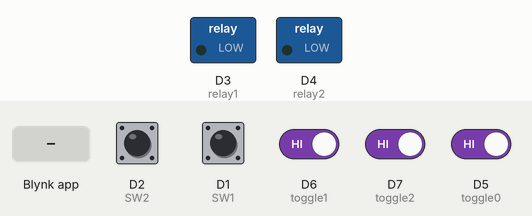
A sketch run on a simulated ESP8266 (NodeMCU). Shown: switched loads named in the sketch (green lamp = pin HIGH). The inputs (shaded band) are chosen by the test bench; at power-on: D1 (SW1), D2 (SW2), D5 (toggle0), D6 (toggle1), D7 (toggle2) HIGH. WiFi joins after 1.5 s; servers stay silent unless stated.

Above: at 3.0 s.
3.1 s: D2 (SW2) pulled LOW for 0.15 s
At 4.2 s:
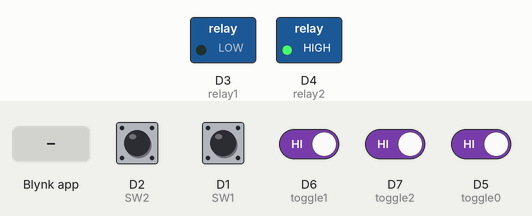
4.7 s: D1 (SW1) pulled LOW for 0.15 s
At 5.4 s:
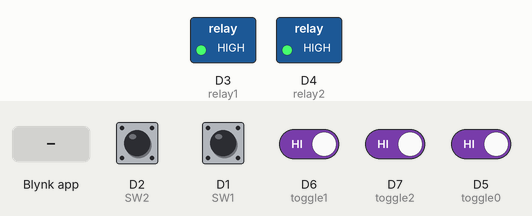
6.3 s: Blynk app writes 0 to V2
At 7.5 s:
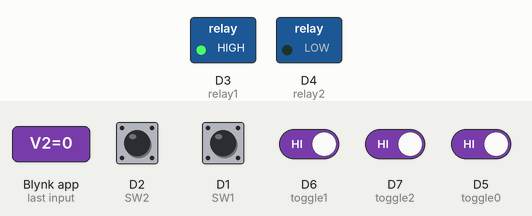
7.8 s: Blynk app writes 0 to V1
At 8.7 s:
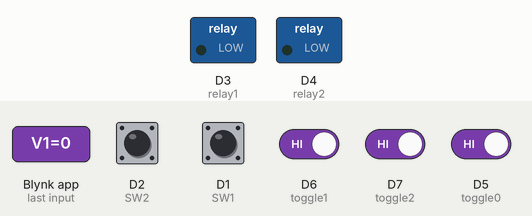
9.3 s: Blynk app writes 1 to V1
At 9.9 s:
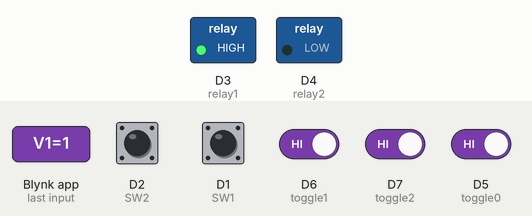
Timing chart, 0 to 11.8 s (numbered marks = the images above; inputs shaded):
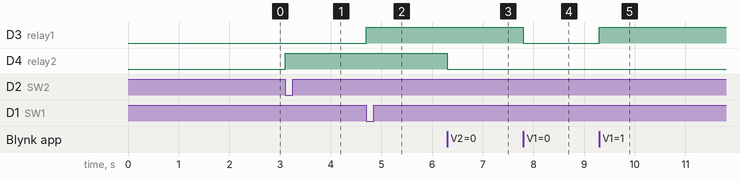

The sketch:

UJK_SMARTHOME.ino
```cpp
#define BLYNK_PRINT Serial

#define BLYNK_TEMPLATE_ID "TMPL6EJb7Alfd"
#define BLYNK_TEMPLATE_NAME "Smart Home"
#define BLYNK_AUTH_TOKEN "6gw1c30ydkQ9tcosl7VC7aqlGUEkr9Z4"

#include <ESP8266WiFi.h>
#include <BlynkSimpleEsp8266.h>

char ssid[] = "Redmi 9";
char pass[] = "zizizizi";

const int SW1 = D1;
const int SW2 = D2;
const int relay1 = D3;
const int relay2 = D4;
const int toggle0 = D5;
const int toggle1 = D6;
const int toggle2 = D7;
int nilaibutton1, nilaibutton2;
int kondisiRelay1, kondisiRelay2;
int state1, state2;

bool bacaTog0, bacaTog1, bacaTog2;

BlynkTimer timer;

BLYNK_CONNECTED() {
  Blynk.syncAll();
}

// kontrol relay 1 dari Blynk
BLYNK_WRITE(V1) {
  kondisiRelay1 = param.asInt();
  digitalWrite(relay1, kondisiRelay1);
}

// kontrol relay 2 dari Blynk
BLYNK_WRITE(V2) {
  kondisiRelay2 = param.asInt();
  digitalWrite(relay2, kondisiRelay2);
}

void smarthome() {
  bacaTog0 = digitalRead(toggle0);
  bacaTog1 = digitalRead(toggle1);
  bacaTog2 = digitalRead(toggle2);

  Blynk.virtualWrite(V0, "Hello, ini adalah project smart home!");

  if (bacaTog0 == 0) {
    Blynk.virtualWrite(V3, "Pintu Utama Tertutup");
    Blynk.virtualWrite(V6, 0);
  } else {
    Blynk.virtualWrite(V3, "Pintu Utama Terbuka");
    Blynk.virtualWrite(V6, 1);
    Blynk.logEvent("pintu_utama", String("telah terbuka!"));
  }

  if (bacaTog1 == 0) {
    Blynk.virtualWrite(V4, "Pintu Belakang Tertutup");
    Blynk.virtualWrite(V7, 0);
  } else {
    Blynk.virtualWrite(V4, "Pintu Belakang Terbuka");
    Blynk.virtualWrite(V7, 1);
    Blynk.logEvent("pintu_belakang", String("telah terbuka!"));
  }

  if (bacaTog2 == 0) {
    Blynk.virtualWrite(V5, "Jendela Samping Tertutup");
    Blynk.virtualWrite(V8, 0);
  } else {
    Blynk.virtualWrite(V5, "Jendela Samping Terbuka");
    Blynk.virtualWrite(V8, 1);
    Blynk.logEvent("jendela_samping", String("telah terbuka!"));
  }

  nilaibutton1 = digitalRead(SW1);  //push button sebagai input relay 1
  if (nilaibutton1 == 0) {
    if (state1 != 0) {
      kondisiRelay1 = !kondisiRelay1;
      digitalWrite(relay1, kondisiRelay1);
      Blynk.virtualWrite(V1, kondisiRelay1);
    }
    state1 = 0;
  } else {
    state1 = 1;
  }

  nilaibutton2 = digitalRead(SW2);  //push button sebagai input relay 2
  if (nilaibutton2 == 0) {
    if (state2 != 0) {
      kondisiRelay2 = !kondisiRelay2;
      digitalWrite(relay2, kondisiRelay2);
      Blynk.virtualWrite(V2, kondisiRelay2);
    }
    state2 = 0;
  } else {
    state2 = 1;
  }
}

void setup() {
  Serial.begin(9600);
  Blynk.begin(BLYNK_AUTH_TOKEN, ssid, pass);
  timer.setInterval(20L, smarthome);
  pinMode(SW1, INPUT);
  pinMode(SW2, INPUT);
  pinMode(relay1, OUTPUT);
  pinMode(relay2, OUTPUT);
  pinMode(toggle0, INPUT);
  pinMode(toggle1, INPUT);
  pinMode(toggle2, INPUT);
}

void loop() {
  Blynk.run();
  timer.run();
}
```

Measured:
- after the input at 3.1 s, D4 (relay2): LOW → HIGH at once
- after the input at 4.7 s, D3 (relay1): LOW → HIGH at once
- after the input at 6.3 s, D4 (relay2): HIGH → LOW at once
- after the input at 7.8 s, D3 (relay1): HIGH → LOW at once
- after the input at 9.3 s, D3 (relay1): LOW → HIGH at once
